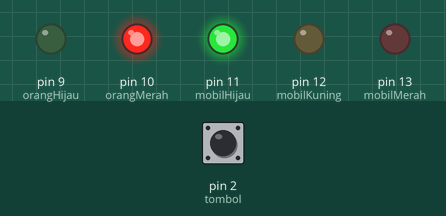
This sketch was run on a simulated Arduino Uno, built with avr-gcc and run on an emulated ATmega328P. Shown: output pins drawn as LEDs (lit = HIGH). Inputs (shaded band) come from the test bench; at power-on: pin 2 (tombol) HIGH.

Above: at 1.2 s.
1.3 s: pin 2 (tombol) pulled LOW for 0.15 s
At 2.3 s:
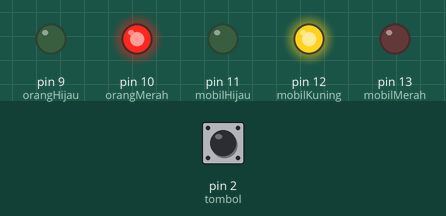
At 5.8 s:
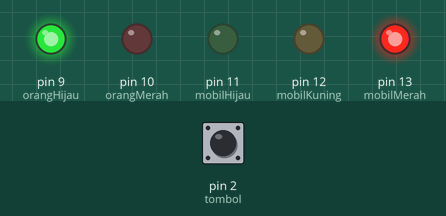
Timing chart, 0 to 14.0 s (numbered marks = the images above; inputs shaded):
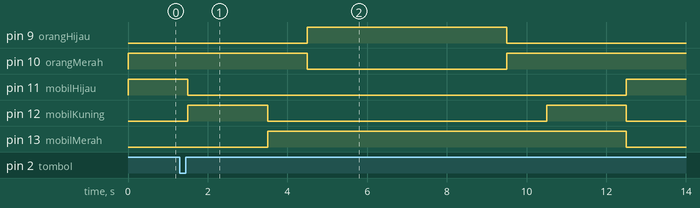

The sketch:

tugas_5_pedestrian_interrupt_traffic_light1.ino
```cpp
// Definisi Pin
const int mobilMerah = 13;
const int mobilKuning = 12;
const int mobilHijau = 11;
const int orangMerah = 10;
const int orangHijau = 9;
const int tombol = 2;

void setup() {
  pinMode(mobilMerah, OUTPUT);
  pinMode(mobilKuning, OUTPUT);
  pinMode(mobilHijau, OUTPUT);
  pinMode(orangMerah, OUTPUT);
  pinMode(orangHijau, OUTPUT);
  pinMode(tombol, INPUT_PULLUP);

  // Kondisi Awal
  digitalWrite(mobilHijau, HIGH);
  digitalWrite(orangMerah, HIGH);
}

void loop() {
  // Mengecek apakah tombol ditekan (Logika LOW karena INPUT_PULLUP)
  if (digitalRead(tombol) == LOW) {
    delay(200); // Debounce
    siklusMenyeberang();
  }
}

void siklusMenyeberang() {
  // 1. Transisi Kendaraan (Hijau ke Kuning)
  digitalWrite(mobilHijau, LOW);
  digitalWrite(mobilKuning, HIGH);
  delay(2000);

  // 2. Kendaraan Berhenti (Kuning ke Merah)
  digitalWrite(mobilKuning, LOW);
  digitalWrite(mobilMerah, HIGH);
  delay(1000);

  // 3. Pedestrian Menyeberang (Hijau)
  digitalWrite(orangMerah, LOW);
  digitalWrite(orangHijau, HIGH);
  delay(5000);

  // 4. Selesai Menyeberang (Kembali Merah)
  digitalWrite(orangHijau, LOW);
  digitalWrite(orangMerah, HIGH);
  delay(1000);

  // 5. Transisi Kendaraan Kembali ke Hijau (Kuning)
  digitalWrite(mobilKuning, HIGH);
  delay(2000);
  digitalWrite(mobilKuning, LOW);
  digitalWrite(mobilMerah, LOW);
  digitalWrite(mobilHijau, HIGH);
}
```

Measured:
- after the input at 1.3 s, pin 9 (orangHijau): LOW → HIGH after 3.2 s, → LOW 5.0 s later; pin 10 (orangMerah): HIGH → LOW after 3.2 s, → HIGH 5.0 s later
